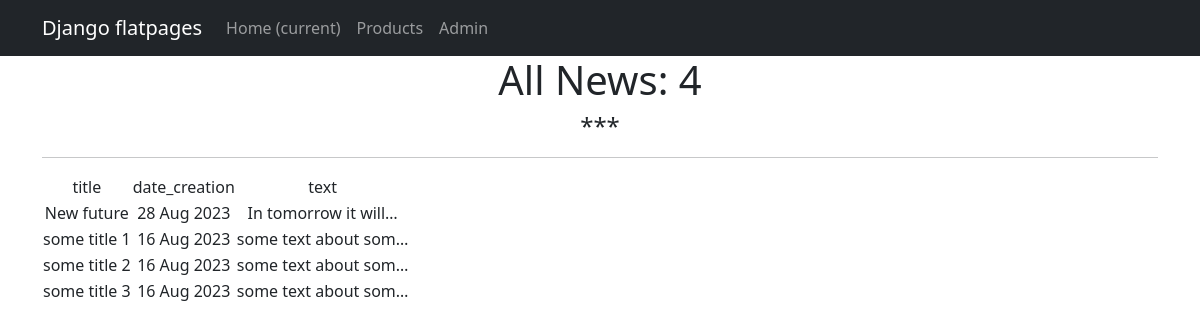
Page /news/ on the committed database.
### news/models.py (models this page shows, shortened)
class Post(models.Model):
    author = models.ForeignKey(Author, on_delete=models.CASCADE)
    NEWS = 'NW'
    ARTICLE = 'AR'
    CATEGORY_CHOICES = (
        (NEWS, 'Новость'),
        (ARTICLE, 'Статья'),
    )
    category_type = models.CharField(max_length=2, choices=CATEGORY_CHOICES, default=ARTICLE)
    date_creation = models.DateTimeField(auto_now_add=True)
    post_category = models.ManyToManyField(Category, through='PostCategory')
    title = models.CharField(max_length=128)
    text = models.TextField()
    rating = models.SmallIntegerField(default=0)

### news/views.py (the view)
# urls.py: path('', PostList.as_view()),
class PostList(ListView):
    model = Post # indicate the model, whose objects we will show
    ordering = 'title'
    template_name = 'news.html'
    context_object_name = 'news'
    def get_context_data(self, **kwargs):
        context = super().get_context_data(**kwargs)
        return context

### templates/news.html (shortened to what this page needs)
{% extends 'flatpages/default.html' %}
{% load custom_filters %}
{% block content %}
    <h1> All News: {{ news|length }} </h1>
    <h4>***</h4>
    <hr>
    {% if news %}
        <table>
            <tr>
                <td>title</td>
                <td>date_creation</td>
                <td>text</td>
            </tr>
            {% for post in news %}
            <tr>
                <td>{{ post.title }}</td>
                <td>{{ post.date_creation|date:'d M Y' }}</td>
                <td>{{ post.text|truncatechars:20}}</td>
            </tr>
            {% endfor %}
        </table>
    {% else %}
        <h2> No news! </h2>
    {% endif %}
{% endblock content %}

### rows in the picture
Post: title "New future", date_creation "28 Aug 2023", text "In tomorrow it will…"
Post: title "some title 1", date_creation "16 Aug 2023", text "some text about som…"
Post: title "some title 2", date_creation "16 Aug 2023", text "some text about som…"
Post: title "some title 3", date_creation "16 Aug 2023", text "some text about som…"

### other values in the picture
{{ news|length }} "4"
